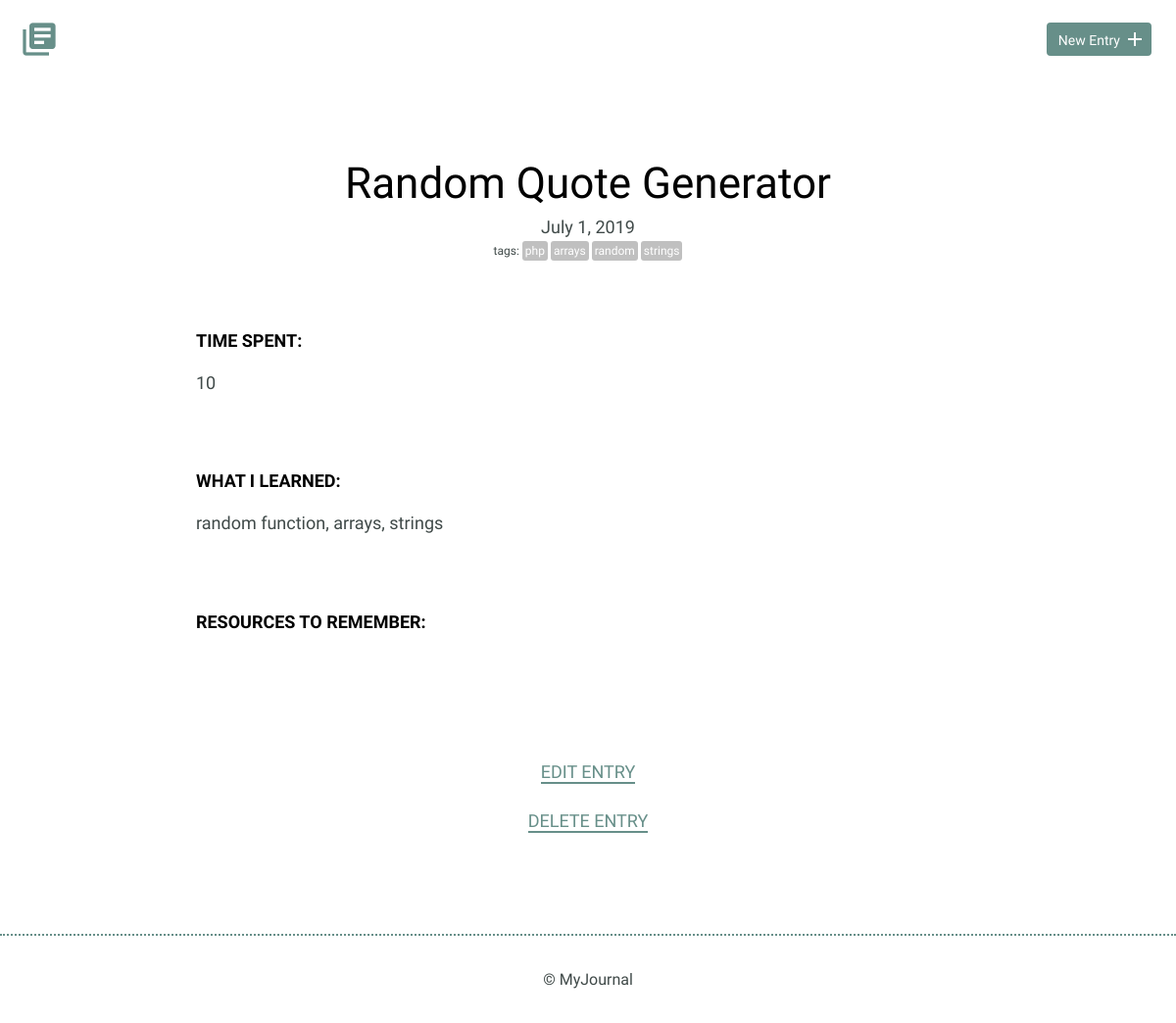
The app's page /detail.php?id=7 with its own data.
### tables this page shows
CREATE TABLE "entries" (
	"id"	INTEGER NOT NULL PRIMARY KEY AUTOINCREMENT UNIQUE,
	"title"	TEXT,
	"date"	TEXT,
	"time_spent"	INTEGER,
	"learned"	BLOB,
	"resources"	BLOB
);

CREATE TABLE "tags" (
	"id"	INTEGER NOT NULL PRIMARY KEY AUTOINCREMENT UNIQUE,
	"tag"	TEXT UNIQUE
);

### detail.php (the view, shortened to what this page needs)
<?php
require_once("inc/database.php");
if(!empty($_GET['id'])) {
	$entry_id = intval($_GET['id']);
}
try {
	$results = $db->prepare('select * from entries where id = ?');
	$results->bindParam(1, $entry_id);
	$results->execute();
} catch(Exception $e) {
	echo $e->getMessage();
	die();
}
$entry = $results->fetch(PDO::FETCH_ASSOC);
?>
<!DOCTYPE html>
<html>
    <head>
        <link rel="stylesheet" href="css/normalize.css">
        <link rel="stylesheet" href="css/site.css">
    </head>
    <body>
		<?php include "inc/header.php"; ?>
        <section>
            <div class="container">
			<?php
			if ($entry) {
				$date = date('F j, Y', strtotime($entry["date"]));
				try {
					$tag_search = $db->query('SELECT tag FROM tags JOIN entries_tags ON tags.id = entries_tags.tag_id
																   JOIN entries ON entries_tags.entry_id = entries.id
																   WHERE entries.id = ' . $entry["id"]);
					$tag_search->execute();
					$tags = $tag_search->fetchAll(PDO::FETCH_ASSOC);
				} catch (Exception $e) {
					echo $e->getMessage();
					die();
				}
				echo <<<EOT
                <div class="entry-list single">
                    <article>
                        <h1>$entry[title]</h1>
                        <time datetime="2016-01-31">{$date}</time>
EOT;
						if (!empty($tags)) {
							echo '<div class="tag-container"><span class="tag-label">tags:</span>';
							foreach($tags as $tag) {
								echo '<span class="tag"><a href="index.php?tag=' . $tag["tag"] .
								'">' . $tag["tag"] . '</a></span>';
							}
							echo('</div>');
						}
				echo <<<EOT
                        <div class="entry">
                            <h3>Time Spent: </h3>
                            <p>$entry[time_spent]</p>
                        </div>
                        <div class="entry">
                            <h3>What I Learned:</h3>
                            <p>$entry[learned]</p>
                        </div>
                        <div class="entry">
                            <h3>Resources to Remember:</h3>
							<p>$entry[resources]</p>
                        </div>
                    </article>
                </div>
			</div>
			<div class="edit">
				<p><a href="edit.php?id=$entry[id]">Edit Entry</a></p>
				<p><a href="delete.php?id=$entry[id]" onclick="return confirm('Are you sure?')">Delete Entry</a></p>
			</div>
EOT;
			} else {
				echo('<h2 style="text-align: center">Could not find that entry</h1><br>');
			}
				?>
        </section>
        <?php include "inc/footer.php"; ?>
    </body>
</html>

### css/site.css (style rules this page uses)
body { font-size: 16px; color: #404a49; font-family: 'Cousine', serif; font-weight: 400; }
.container { margin: 0 auto; padding: 0 25px; }
h1, h2, h3 { margin: 0; font-weight: 400; line-height: 1em; color: #000; }
h1 { font-size: 44px; margin-bottom: 12px; }
h3 { font-size: 18px; font-family: 'Work Sans', serif; font-weight: 600; text-transform: uppercase; }
p { line-height: 1.8em; font-size: 18px; }
p a { border-bottom: 2px solid #678f89; padding: 0; color: #678f89; text-decoration: none; }
.entry-list, .edit-entry, .new-entry { max-width: 800px; margin: 0 auto; padding: 70px 0 150px 0; }
.entry-list article { margin-bottom: 70px; text-align: center; }
.entry-list article:last-child { margin-bottom: 0; }
.entry-list.single { padding-bottom: 70px; }
.entry-list.single time { font-size: 18px; }
.entry { max-width: 800px; margin: 75px auto 0 auto; text-align: left; }
.entry p { margin-bottom: 40px; }
.edit { padding-bottom: 80px; text-align: center; margin: 0 auto; }
.edit a { font-weight: 400; text-transform: uppercase; font-size: 18px; }
.tag-container { margin-top: 3px; }
.tag { color: white; font-size: 12px; padding: 3px; background-color: Silver; border-radius: 3px; margin-right: 3px; }
.tag-label { font-size: 12px; padding: 3px; }
span > a, span > a:link, span > a:hover, span > a:visited, span > a:active { text-decoration: none; color: white; }

### records on screen
entries: title "Random Quote Generator", date "July 1, 2019", time_spent "10", learned "random function, arrays, strings"
tags: tag "php"
tags: tag "arrays"
tags: tag "random"
tags: tag "strings"
